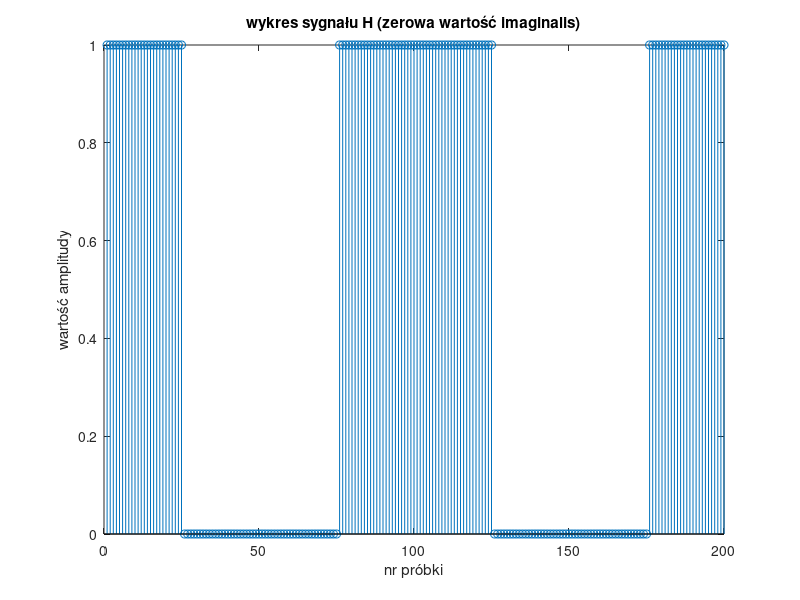

Reproduce this figure in MATLAB. (Note: this script raises an error after producing the figure.)
% POLECENIE 1

tx = 0.1;
fp = 1000;
fcos = 100;
fsin = 100;

t = (0:1/fp:0.1-1/fp);
h = 3*cos(2*pi*fcos*t)+sin(2*pi*fsin*t);
h = h+ones(1,100);

% plot(h);
% xlabel("nr próbki");
% ylabel("amplituda");
% title("wykres sygnału h");

H=fft(h);

% hold on
% plot(real(H));
% plot(imag(H)); 
% hold off
%  
% xlabel("Częstotliwość");
% ylabel("Widmo amplitudy");
% title("wykres części rzeczywistej i urojonej");


% Wykresy po przesunięciu kołowym H
% hold on
% plot(-50:49, real([H(51:100) H(1:50)]));
% plot(-50:49, imag([H(51:100) H(1:50)]));
% hold off
% 
% xlabel("Częstotliwość");
% ylabel("Widmo amplitudy");
% title("wykres części rzeczywistej i urojonej (po przesunięciu kołowym");
% 

y = ifft(H);

% hold on
% plot(real(y));
% plot(imag(y));
% hold off
% xlabel("nr próbki");
% ylabel("wartość na osi");
% title("wykres sygnału h po odwróceniu transformaty"); 

% POLECENIE 2

% Kształtowanie idealnej charakterystyki częstotliwościowej
Hre = [1 ones(1, 10) zeros(1,20) ones(1,10)];
Him = zeros(1,41);
H=Hre+j*Him;

% stem(H)
% xlabel("nr próbki");
% ylabel("wartość amplitudy");
% title("wykres sygnału H (zerowa wartość imaginalis)"); 


% Obliczenie odwrotnej transformaty DFT i analiza wyniku

hz = ifft(H);
% hold on
% stem(real(hz));
% stem(imag(hz));
% hold off

hre = real(hz);
% fvtool(hre,1);

% Przesunięcie kołowe odpowiedzi impulsowej
h = [hz(21:41) hz(1:20)];
% fvtool(h,1);

% xlabel("nr próbki");
% ylabel("wartość amplitudy");
% title("wykres sygnału Hre"); 
% stem(h)

% fvtool(h,1,hre,1) %dwie charakterystyki na 1 wykresie

% Zastosowanie funkcji okna

window_1 = hamming(41);
% fvtool(h.*window_1',1)

% POLECENIE 3

Hre=[0 zeros(1,15) ones(1,15) zeros(1,60) ones(1,15) zeros(1,15)];
Him=zeros(1,121);
H=Hre+j*Him;

% stem(H);
% xlabel("nr próbki");
% ylabel("wartość amplitudy");
% title("wykres sygnału H (zerowa wartość imaginalis)"); 

hz = ifft(H);
hre = real(hz);
h=[hz(61:121) hz(1:60)];
% fvtool(h,1,hre,1);

window_2 = hamming(121);
% fvtool(h.*window_2',1)

% POLECENIE 4

Hre=[ones(1,25) zeros(1,50) ones(1,50) zeros(1,50) ones(1,25)];
Him=zeros(1,200);
H=Hre+j*Him;

stem(H);
xlabel("nr próbki");
ylabel("wartość amplitudy");
title("wykres sygnału H (zerowa wartość imaginalis)"); 

hz = ifft(H);
hre = real(hz);
h=[hz(101:200) hz(1:100)];
fvtool(h,1);

window_3 = hamming(200);
fvtool(h.*window_3',1)